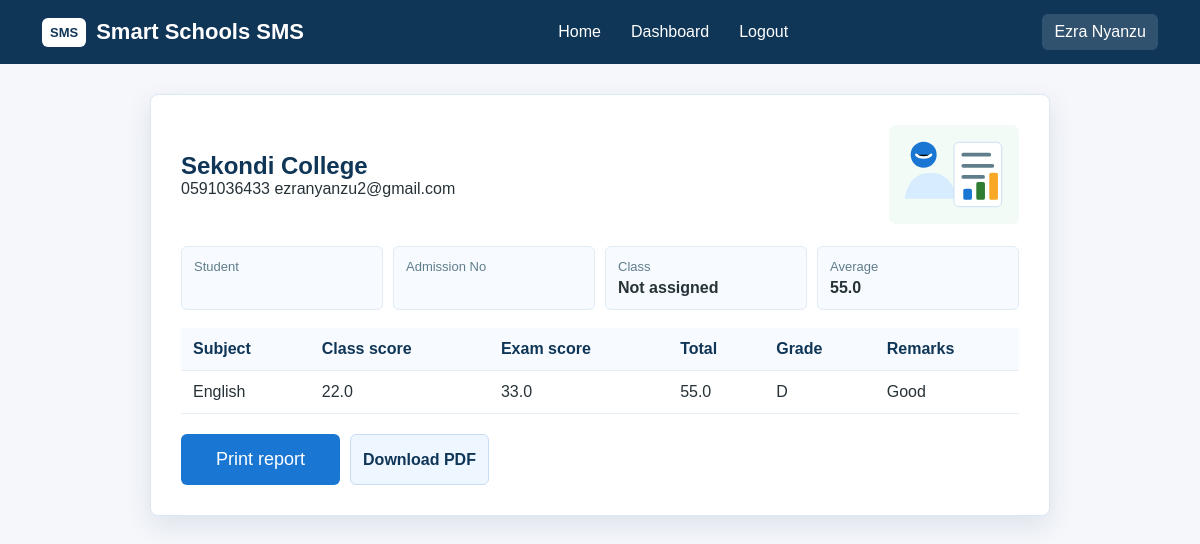
Screenshot of /student/report?student_id=2 (signed in) with the database file from the repository.
### app/models.py (models this page shows)
class User(UserMixin, db.Model):
    __tablename__ = "users"
    id = db.Column(db.Integer, primary_key=True)
    school_id = db.Column(db.Integer, nullable=True)
    role = db.Column(db.String(40), nullable=False)
    full_name = db.Column(db.String(160), nullable=False, default="")
    username = db.Column(db.String(100), unique=True, nullable=False)
    password_hash = db.Column(db.String(255), nullable=False)
    email = db.Column(db.String(120), default="")
    phone = db.Column(db.String(40), default="")
    active = db.Column(db.Boolean, default=True)
    created_at = db.Column(db.String(40), default=now_text)
    must_change_password = db.Column(db.Boolean, default=True, nullable=False)
    @property
    def is_active(self):
        return bool(self.active)
    @property
    def display_name(self):
        return self.full_name or self.username

class School(db.Model):
    __tablename__ = "schools"
    id = db.Column(db.Integer, primary_key=True)
    name = db.Column(db.String(180), nullable=False)
    motto = db.Column(db.String(255), default="")
    crest = db.Column(db.String(255), default="")
    address = db.Column(db.String(255), default="")
    phone = db.Column(db.String(40), default="")
    email = db.Column(db.String(120), default="")
    academic_year = db.Column(db.String(40), default="")
    term = db.Column(db.String(40), default="")
    onboarded = db.Column(db.Boolean, default=False)
    created_at = db.Column(db.String(40), default=now_text)
    head_name = db.Column(db.String(160), default="")
    head_title = db.Column(db.String(100), default="Head of School")
    head_signature = db.Column(db.String(260), default="")

class Score(db.Model):
    __tablename__ = "scores"
    id = db.Column(db.Integer, primary_key=True)
    school_id = db.Column(db.Integer, db.ForeignKey("schools.id"), nullable=False)
    student_id = db.Column(db.Integer, db.ForeignKey("students.id"), nullable=False)
    subject_id = db.Column(db.Integer, db.ForeignKey("subjects.id"), nullable=False)
    class_score = db.Column(db.Float, default=0)
    exam_score = db.Column(db.Float, default=0)
    remarks = db.Column(db.String(255), default="")
    term = db.Column(db.String(40), default="")
    academic_year = db.Column(db.String(40), default="")
    teacher_id = db.Column(db.Integer)
    updated_at = db.Column(db.String(40), default=now_text)
    conduct = db.Column(db.String(120), default="")
    position = db.Column(db.String(40), default="")
    student = db.relationship("Student", backref="scores")
    subject = db.relationship("Subject")
    @property
    def total(self):
        return float(self.class_score or 0) + float(self.exam_score or 0)
    @property
    def grade(self):
        total = self.total
        if total >= 80:
            return "A"
        if total >= 70:
            return "B"
        if total >= 60:
            return "C"
        if total >= 50:
            return "D"
        return "F"

class Subject(db.Model):
    __tablename__ = "subjects"
    id = db.Column(db.Integer, primary_key=True)
    school_id = db.Column(db.Integer, db.ForeignKey("schools.id"), nullable=False)
    name = db.Column(db.String(120), nullable=False)
    code = db.Column(db.String(30), default="")
    teacher_id = db.Column(db.Integer)

### app/auth/routes.py (the view)
@auth.route("/student/report")
@login_required
def student_report():
    context = student_report_context(request.args.get("student_id", type=int))
    log_action("view_report", "Student report viewed")
    db.session.commit()
    return render_template("student/report.html", **context)

### app/auth/routes.py (called while the page is built)
def log_action(action, details=""):
    log = AuditLog(
        user_id=current_user.id if current_user.is_authenticated else None,
        username=current_user.username if current_user.is_authenticated else "",
        action=action,
        details=details,
        ip_address=request.headers.get("X-Forwarded-For", request.remote_addr or ""),
    )
    db.session.add(log)

def current_school():
    if current_user.is_authenticated and current_user.school_id:
        school = School.query.get(current_user.school_id)
        if school:
            return school
    return School.query.first()

def student_report_context(student_id=None):
    student = None
    if current_user.role == "student":
        student = Student.query.filter_by(user_id=current_user.id).first()
    elif student_id:
        student = Student.query.get_or_404(student_id)
    scores = []
    if student:
        scores = Score.query.filter_by(student_id=student.id).all()
    total = sum(score.total for score in scores)
    average = round(total / len(scores), 2) if scores else 0
    chart_labels = [score.subject.name if score.subject else "Subject" for score in scores]
    chart_values = [score.total for score in scores]
    return {
        "school": current_school(),
        "student": student,
        "scores": scores,
        "average": average,
        "chart_labels": chart_labels,
        "chart_values": chart_values,
        "generated_at": datetime.now().strftime("%d %b %Y %I:%M %p"),
    }

### app/models.py (called while the page is built)
def now_text():
    return datetime.utcnow().isoformat(timespec="seconds")

@login_manager.user_loader
def load_user(user_id):
    return User.query.get(int(user_id))

### app/templates/student/report.html (shortened to what this page needs)
{% extends "layouts/base.html" %}
{% block content %}
<section class="print-page">
    <div class="report-sheet">
        <div class="report-header">
            <div>
                <h1>{{ school.name if school else "Smart Schools SMS" }}</h1>
                <p>{{ school.phone if school else "" }} {{ school.email if school else "" }}</p>
            </div>
            <img src="{{ url_for('static', filename='img/student-results.svg') }}" alt="Student report">
        </div>
        {% if student %}
        <div class="report-meta">
            <div><span>Student</span><strong>{{ student.user.display_name }}</strong></div>
            <div><span>Admission No</span><strong>{{ student.admission_no }}</strong></div>
            <div><span>Class</span><strong>{{ student.class_group.name if student.class_group else "Not assigned" }}</strong></div>
            <div><span>Average</span><strong>{{ average }}</strong></div>
        </div>
        {% include "student/report_table.html" %}
        <div class="report-actions no-print">
            <button type="button" onclick="window.print()">Print report</button>
            <a class="small-btn secondary" href="{{ url_for('auth.student_report_pdf', student_id=student.id) }}">Download PDF</a>
        </div>
        {% else %}
        <p>No student profile is available.</p>
        {% endif %}
    </div>
</section>
{% endblock %}

### app/templates/layouts/base.html (shortened to what this page needs)
<!DOCTYPE html>
<html lang="en">
<head>
    <link rel="stylesheet" href="{{ url_for('static', filename='css/style.css') }}">
</head>
<body>
    <nav>
    <div class="logo">
        <span class="logo-icon">SMS</span>
        <span>Smart Schools SMS</span>
    </div>
    <ul>
        <li><a href="/">Home</a></li>
        {% if current_user.is_authenticated %}
        <li><a href="{{ url_for('auth.dashboard') }}">Dashboard</a></li>
        <li><a href="{{ url_for('auth.logout') }}">Logout</a></li>
        {% endif %}
    </ul>
    {% if current_user.is_authenticated %}
    <span class="user-chip">{{ current_user.display_name }}</span>
    {% else %}
    <a href="/login">
        <button class="login-btn">
            Login
        </button>
    </a>
    {% endif %}
</nav>
    <main>
    {% block content %}
    {% endblock %}
    </main>
</body>
</html>

### app/templates/student/report_table.html
<div class="table-wrap">
    <table>
        <thead>
            <tr>
                <th>Subject</th>
                <th>Class score</th>
                <th>Exam score</th>
                <th>Total</th>
                <th>Grade</th>
                <th>Remarks</th>
            </tr>
        </thead>
        <tbody>
            {% for score in scores %}
            <tr>
                <td>{{ score.subject.name if score.subject else "Subject" }}</td>
                <td>{{ score.class_score or 0 }}</td>
                <td>{{ score.exam_score or 0 }}</td>
                <td>{{ score.total }}</td>
                <td>{{ score.grade }}</td>
                <td>{{ score.remarks or "-" }}</td>
            </tr>
            {% else %}
            <tr><td colspan="6">No results have been published yet.</td></tr>
            {% endfor %}
        </tbody>
    </table>
</div>

### app/static/css/style.css (style rules this page uses)
* { margin:0; padding:0; box-sizing:border-box; }
body { font-family:Arial, sans-serif; background:#f5f7fb; color:#263238; }
nav { background:#0f3557; color:white; display:flex; justify-content:space-between; align-items:center; padding:14px 42px; position:sticky; top:0; }
.logo { display:flex; align-items:center; font-size:22px; font-weight:bold; }
.logo-icon { font-size:13px; margin-right:10px; background:#ffffff; color:#0f3557; padding:7px 8px; border-radius:6px; }
nav ul { display:flex; list-style:none; }
nav li { margin:0 15px; }
nav a { color:white; text-decoration:none; font-size:16px; }
button { background:#1976d2; color:white; border:none; padding:15px 35px; border-radius:6px; cursor:pointer; font-size:18px; }
.user-chip { background:rgba(255,255,255,.14); padding:9px 12px; border-radius:6px; }
.table-wrap { overflow-x:auto; }
table { width:100%; border-collapse:collapse; }
th, td { padding:12px; border-bottom:1px solid #e6eef5; text-align:left; }
th { background:#f7fbff; color:#0f3557; }
.small-btn { display:inline-flex; align-items:center; justify-content:center; min-height:38px; padding:9px 12px; border-radius:6px; background:#1976d2; color:#ffffff; text-decoration:none; border:none; font-weight:bold; }
.small-btn.secondary { background:#eef6ff; color:#0f3557; border:1px solid #c9ddf2; }
.print-page { padding:30px 18px 70px; }
.report-sheet, .login-slip { max-width:900px; margin:0 auto; background:#ffffff; border:1px solid #dbe8f4; border-radius:8px; padding:30px; box-shadow:0 10px 28px rgba(15,53,87,.1); }
.report-header, .slip-head { display:flex; justify-content:space-between; gap:22px; align-items:center; margin-bottom:22px; }
.report-header h1, .slip-head h1 { color:#0f3557; }
.report-header img, .slip-head img { width:130px; }
.report-meta { display:grid; grid-template-columns:repeat(4, 1fr); gap:10px; margin-bottom:18px; }
.report-meta div, .slip-body p { background:#f7fbff; border:1px solid #e0ebf5; border-radius:6px; padding:12px; }
.report-meta span, .slip-body span { display:block; color:#607d8b; font-size:13px; margin-bottom:5px; }
.report-actions { display:flex; gap:10px; margin-top:20px; }

### rows the page displays
User: display_name "Ezra Nyanzu"
School: name "Sekondi College", phone "0591036433", email "ezranyanzu2@gmail.com"
Score: subject "English", class_score "22.0", exam_score "33.0", total "55.0", grade "D", remarks "Good"

### other values shown
{{ student.class_group.name if student.class_group else "Not assigned" }} "Not assigned"
{{ average }} "55.0"
